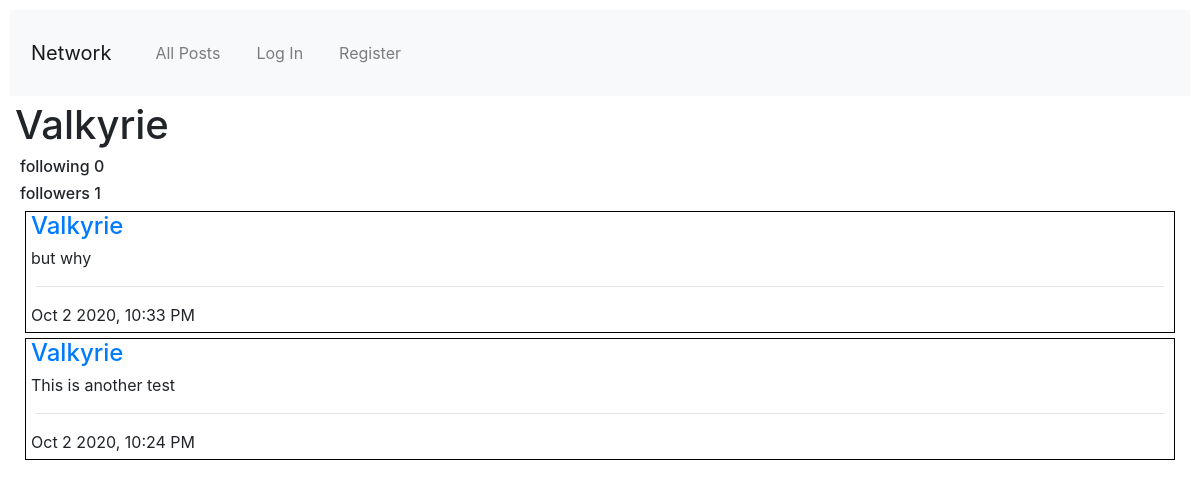
The page /user/3 on the database as committed earlier.
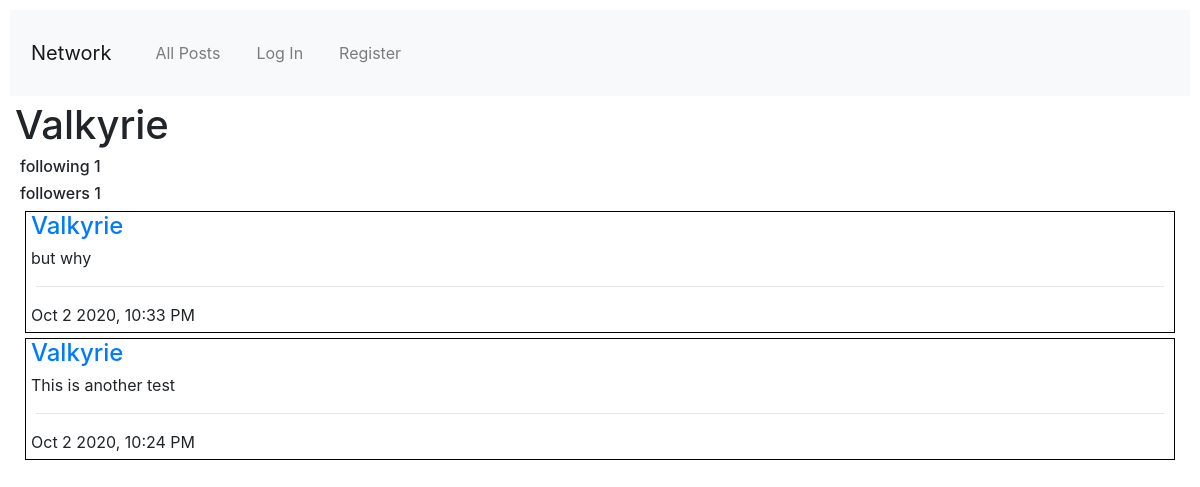
The same page on the database as committed later.
### network/models.py (models this page shows)
class User(AbstractUser):
    follows = models.ManyToManyField("self", symmetrical=False, related_name="followed_by")

### network/views.py (the view)
# urls.py: path("user/<int:userid>", views.profile, name="profile"),
def profile(request, userid):
    try:
        user = User.objects.get(id=userid)
    except User.DoesNotExist:
        return JsonResponse({
                "error": f"User with id {userid} does not exist."
        }, status=400)
    server_posts = user.posts.order_by('-timestamp').all()
    paginator = Paginator([post.serialize() for post in server_posts], 10)
    page_number = request.GET.get('page')
    page_obj = paginator.get_page(page_number)
    return render(request, "network/profile.html",{
        "profile_user":user,
        "page_obj":page_obj
    })

### network/models.py (called while the page is built)
    def serialize(self):
        return {
            "id": self.id,
            "user": self.user.username,
            "user_id": self.user.id,
            "body": self.body,
            "timestamp": self.timestamp.strftime("%b %-d %Y, %-I:%M %p"),
            "likes": [user.id for user in self.likes.all()],
        }

### network/templates/network/profile.html (shortened to what this page needs)
{% extends "network/layout.html" %}
{% load static %}
{% block body %}
    <h1>{{ profile_user.username }}</h1>
    <div>
        <h6>following {{ profile_user.follows.all.count }}</h6>
        <h6>followers {{ profile_user.followed_by.all.count }}</h6>
    </div>
    <div>
        {% include "network/posts.html" with page_obj=page_obj %}
    </div>
{% endblock %}

### network/templates/network/posts.html (shortened to what this page needs)
<div id="posts-container">
    {% for post in page_obj %}
    <div class="post" style="border:black 1px solid">
        <a href="{% url 'profile' post.user_id %}" class="h4 post-user">{{post.user}}</a>
        <div class="post-body">{{post.body}}</div>
        <div class="post-foot">
            <hr>
            {{post.timestamp}}
        </div>
    </div>
    {% endfor %}
</div>

Rows that differ between the two databases and show on the page:
changed User "Valkyrie": follows.all.count "0" → "1"
